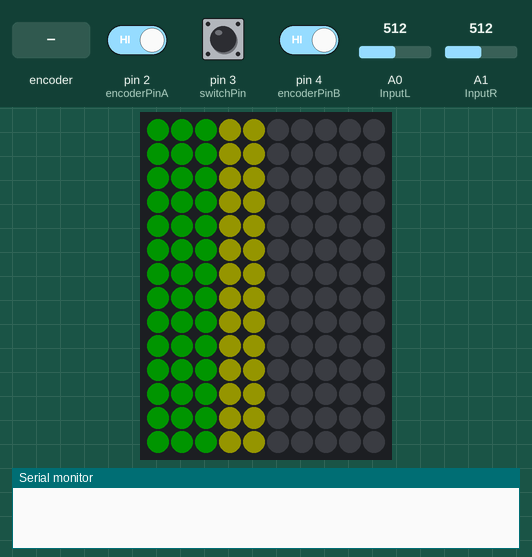
Simulated run of this sketch. Board: Arduino Uno, built with avr-gcc and run on an emulated ATmega328P. On the bench: 10×14 RGB LED matrix (first LED top left, wired row by row), the last lines printed to the serial monitor. The inputs (shaded band) are chosen by the test bench; at power-on: A0 (InputL) = 512, A1 (InputR) = 512, pin 2 (encoderPinA) HIGH, pin 3 (switchPin) HIGH, pin 4 (encoderPinB) HIGH. Dim RGB values are drawn brighter than linear.

Above: at 1.2 s.
1.3 s: rotary encoder on pin 2 (encoderPinA) / pin 4 (encoderPinB) turned 2 steps (second pin leading)
At 1.9 s:
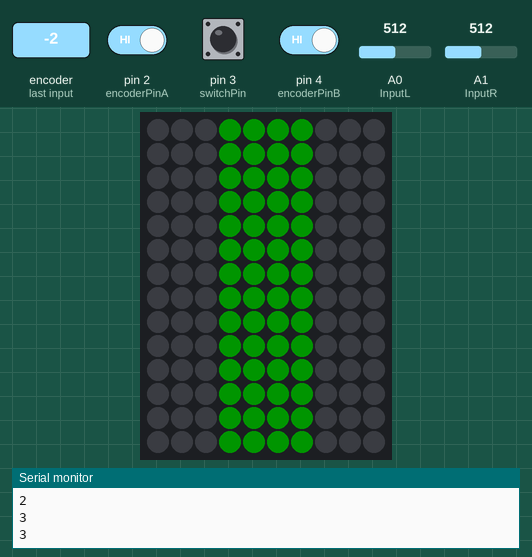
3.2 s: A0 (InputL) set to 306
At 4.2 s:
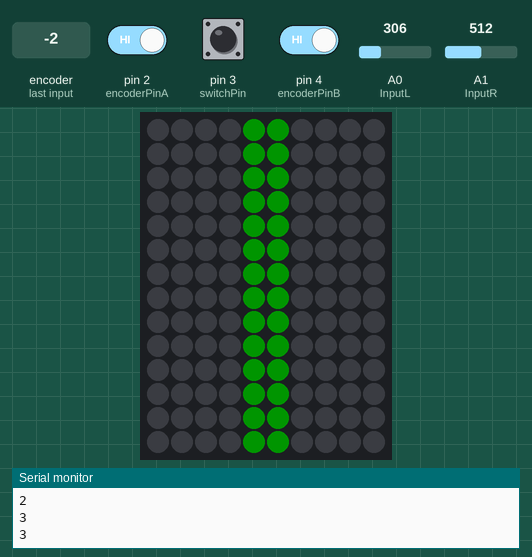
4.7 s: A1 (InputR) set to 199
6.2 s: A1 (InputR) set to 172
At 6.5 s:
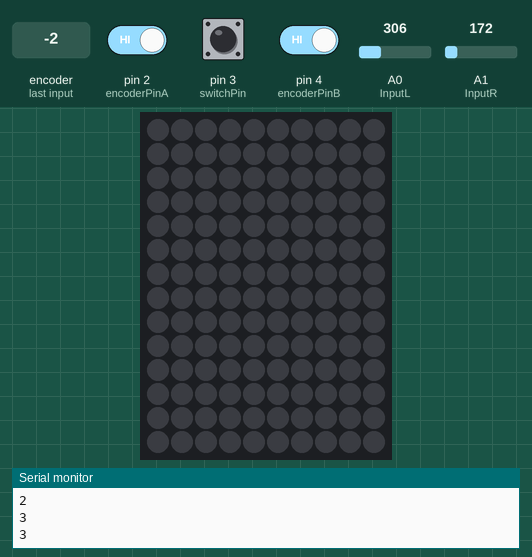
7.7 s: rotary encoder on pin 2 (encoderPinA) / pin 4 (encoderPinB) turned 3 steps (first pin leading)
At 8.7 s:
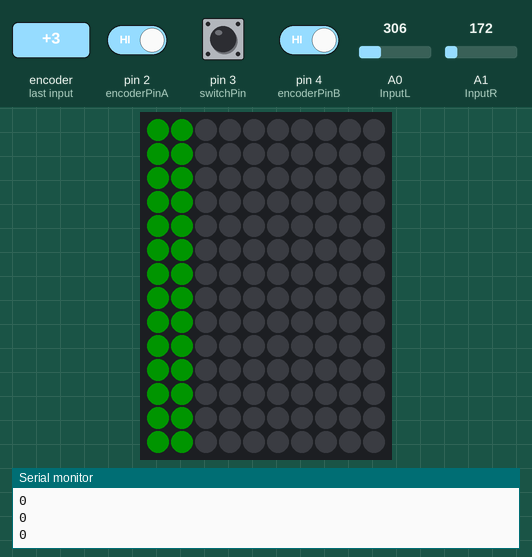
9.8 s: A0 (InputL) set to 122
At 10.4 s:
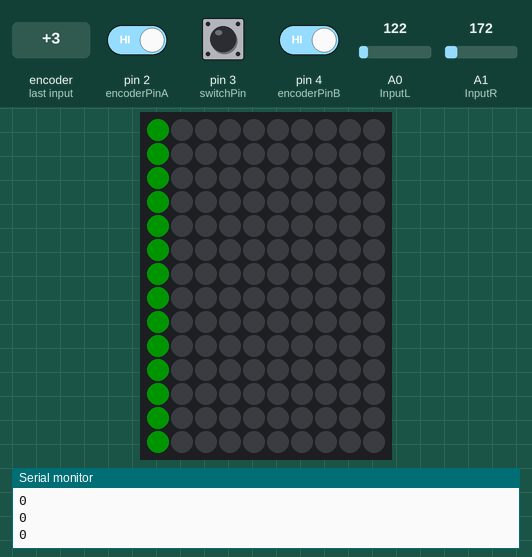
Timing chart, 0 to 12.3 s (numbered marks = the images above; inputs shaded):
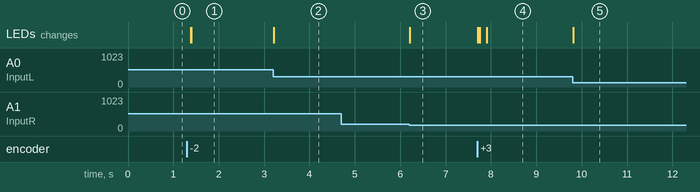

The sketch:

equalizer2.ino
```cpp
#include <FastLED.h>

// Parametri LED matricai
#define LED_PIN  5
#define COLOR_ORDER GRB
#define CHIPSET     WS2812B
#define BRIGHTNESS 20

// Params for width and height
const uint8_t kMatrixWidth = 10;
const uint8_t kMatrixHeight = 14;
// Param for different pixel layouts
const bool    kMatrixSerpentineLayout = true;

uint16_t XY( uint8_t x, uint8_t y)
{
  uint16_t i;

  if( kMatrixSerpentineLayout == false) {
    i = (y * kMatrixWidth) + x;
  }

  if( kMatrixSerpentineLayout == true) {
    if( y & 0x01) {
      // Odd rows run backwards
      uint8_t reverseX = (kMatrixWidth - 1) - x;
      i = (y * kMatrixWidth) + reverseX;
    } else {
      // Even rows run forwards
      i = (y * kMatrixWidth) + x;
    }
  }

  return i;
}
#define NUM_LEDS (kMatrixWidth * kMatrixHeight)
CRGB leds_plus_safety_pixel[ NUM_LEDS + 1];
CRGB* const leds( leds_plus_safety_pixel + 1);
uint16_t XYsafe( uint8_t x, uint8_t y)
{
  if( x >= kMatrixWidth) return -1;
  if( y >= kMatrixHeight) return -1;
  return XY(x,y);
}
//----------------------------------
//Parametri MSGEQ7
int Reset=10;
int Strobe=9;
int InputL=0;
int InputR=1;
//---------------------------------
//parametri RoteryEncoder
const int encoderPinA = 2;
const int encoderPinB = 4;
const int switchPin = 3;
//--------------------------------
int animation;  // animacijas rezims
int color;    // krasas rezims
bool mode;   // mode=0 - rezimu maina; mode=1 - krasas maina

void setup() {
  Serial.begin(9600);
  //---------
  FastLED.addLeds<CHIPSET, LED_PIN, COLOR_ORDER>(leds, NUM_LEDS).setCorrection(TypicalSMD5050);
  FastLED.setBrightness( BRIGHTNESS );
  //---------
  pinMode(Reset, OUTPUT);
  pinMode(Strobe, OUTPUT);
  pinMode(InputL, INPUT);
  pinMode(InputR, INPUT);
  attachInterrupt(digitalPinToInterrupt(encoderPinA), doEncoder, CHANGE); // interupt 0(pin2)
  pinMode(switchPin, INPUT);
  attachInterrupt(digitalPinToInterrupt(switchPin), doSwitch, RISING); // interupt 1(pin3)
  //-------------
  pinMode(encoderPinA,INPUT);
  pinMode(encoderPinB,INPUT);
  digitalWrite(encoderPinA, HIGH);
  digitalWrite(encoderPinB, HIGH);
  // reset equalizer
  digitalWrite(Reset, HIGH);
  delayMicroseconds(100);
  digitalWrite(Reset, LOW);
  digitalWrite(Strobe, HIGH);
  delayMicroseconds(40);
}

void doEncoder()
{
  if(mode==0){
    if(digitalRead(encoderPinA) == digitalRead(encoderPinB)){
      animation++;
      if(animation>3){
        animation=3;
      }
      Serial.println(animation);
    }
    else{
      animation--;
      if(animation<0){
        animation=0;
      }
      Serial.println(animation);
  }
  } else {
    if(digitalRead(encoderPinA) == digitalRead(encoderPinB)){
      color++;
      if(color>7){
        color=7;
      }
      Serial.println(color);
    }
    else{
      color--;
      if(color<0){
        color=0;
      }
      Serial.println(color);
    }
  }
}

void doSwitch(){
  mode= !mode;
}

void getcolor(int Cred[], int Cgreen[], int Cblue[]){
  if (color==0){
    if(animation==0 || animation==1  ){
      for(int a=0;a<4;a++){
        Cred[a]=0;
        Cgreen[a]=255;
        Cblue[a]=0;
      }
      for(int a=3;a<8;a++){
        Cred[a]=255;
        Cgreen[a]=255;
        Cblue[a]=0;
      }
      for(int a=8;a<10;a++){
        Cred[a]=255;
        Cgreen[a]=0;
        Cblue[a]=0;
      }
    } else {//if(animation==2 || animation==3){
        Cred[9]=255;
        Cgreen[9]=0;
        Cblue[9]=0;
        Cred[4]=255;
        Cgreen[4]=0;
        Cblue[4]=0;
      for(int a=2;a<4;a++){
        Cred[a]=255;
        Cgreen[a]=255;
        Cblue[a]=0;
      }
      for(int a=7;a<9;a++){
        Cred[a]=255;
        Cgreen[a]=255;
        Cblue[a]=0;
      }
      for(int a=0;a<2;a++){
        Cred[a]=0;
        Cgreen[a]=255;
        Cblue[a]=0;
      }
      for(int a=5;a<7;a++){
        Cred[a]=0;
        Cgreen[a]=255;
        Cblue[a]=0;
      }
    }

  } else if(color==1) {
    for(int a=0;a<10;a++){
        Cred[a]=0;
        Cgreen[a]=255;
        Cblue[a]=0;
      }
  } else if(color==2) {
    for(int a=0;a<10;a++){
        Cred[a]=0;
        Cgreen[a]=0;
        Cblue[a]=255;
      }
  } else if(color==3) {
    for(int a=0;a<10;a++){
        Cred[a]=255;
        Cgreen[a]=0;
        Cblue[a]=0;
      }
  } else if(color==4) {
    for(int a=0;a<10;a++){
        Cred[a]=255;
        Cgreen[a]=255;
        Cblue[a]=0;
      }
  } else if(color==5) {
    for(int a=0;a<10;a++){
        Cred[a]=0;
        Cgreen[a]=255;
        Cblue[a]=255;
      }
  } else if(color==6) {
    for(int a=0;a<10;a++){
        Cred[a]=255;
        Cgreen[a]=0;
        Cblue[a]=255;
      }
  } else if(color==7) {
    for(int a=0;a<10;a++){
        Cred[a]=255;
        Cgreen[a]=255;
        Cblue[a]=255;
      }
  }
}

void getdata(int ValueL[], int ValueR[]) {
    for (int i=0;i<7;i++){
      digitalWrite(Strobe, LOW);
      delayMicroseconds(20);
      ValueL[i]=analogRead(InputL);
      ValueL[i]=map(ValueL[i], 0, 1023, 0, 11);
      ValueR[i]=analogRead(InputR);
      ValueR[i]=map(ValueR[i], 0, 1023, 0, 11);
      delayMicroseconds(20);
      digitalWrite(Strobe, HIGH);
      delayMicroseconds(40);
    }
}

void steriomode(){
  int dataL[7];
  int dataR[7];
  getdata(dataL, dataR);
  int red[10];
  int green[10];
  int blue[10];
  getcolor(red, green, blue)  ;
  for (int y=0;y<7;y++){

    for (int x=0;x<10;x++){
      if (dataL[y]-1>=x){
        leds[ XYsafe( x, y ) ]  = CRGB(red[x],green[x],blue[x]);
      }else{
          leds[ XYsafe( x, y ) ]  = CRGB(0,0,0);
        }
    }
  }
  for (int y=7;y<14;y++){
    for (int x=0;x<10;x++){
      if (dataR[y-7]-1>=x){
        leds[ XYsafe( x, y ) ]  = CRGB(red[x],green[x],blue[x]);
      }else{
          leds[ XYsafe( x, y ) ]  = CRGB(0,0,0);
        }
    }
  }
  FastLED.show();
}

void monomode(){
  int dataL[7];
  int dataR[7];
  getdata(dataL, dataR);
  int data[7];
  for (int a=0;a<7;a++){
    data[a]=(dataL[a]+dataR[a])/2;
  }
  int red[10];
  int green[10];
  int blue[10];
  getcolor(red, green, blue);

  for (int y=0;y<14;y=y+2){

    for (int x=0;x<10;x++){
      if (data[y/2]-1>=x){
        leds[ XYsafe( x, y ) ]  = CRGB(red[x],green[x],blue[x]);
        leds[ XYsafe( x, y+1 ) ]  = CRGB(red[x],green[x],blue[x]);
      }else{
          leds[ XYsafe( x, y ) ]  = CRGB(0,0,0);
          leds[ XYsafe( x, y+1 ) ]  = CRGB(0,0,0);
        }
    }

  }
  FastLED.show();
}

void steriomode2(){
  int red[10];
  int green[10];
  int blue[10];
  getcolor(red, green, blue) ;
  int dataL[7];
  int dataR[7];
  getdata(dataL, dataR);
  for (int a=0;a<7;a++){
    dataL[a]=dataL[a]/2;
    dataR[a]=dataR[a]/2;
  }
  for (int y=0;y<7;y++){

    for (int x=4;x<10;x++){
      if (dataL[y]-1>=x-5){
        leds[ XYsafe( x, y ) ]  = CRGB(red[x],green[x],blue[x]);
      }else{
          leds[ XYsafe( x, y ) ]  = CRGB(0,0,0);
        }
    }
    for (int x=4;x>-1;x--){
      if (dataL[y]-1>=x){
        leds[ XYsafe( 4-x, y ) ]  = CRGB(red[x],green[x],blue[x]);
      }else{
          leds[ XYsafe( 4-x, y ) ]  = CRGB(0,0,0);
        }
    }

  }
  for (int y=7;y<14;y++){

    for (int x=4;x<10;x++){
      if (dataR[y-7]-1>=x-5){
        leds[ XYsafe( x, y ) ]  = CRGB(red[x],green[x],blue[x]);
      }else{
          leds[ XYsafe( x, y ) ]  = CRGB(0,0,0);
        }
    }
    for (int x=4;x>-1;x--){
      if (dataR[y]-1>=x){
        leds[ XYsafe( 4-x, y ) ]  = CRGB(red[x],green[x],blue[x]);
      }else{
          leds[ XYsafe( 4-x, y ) ]  = CRGB(0,0,0);
        }
    }

  }
  FastLED.show();
}

void monomode2(){
  int red[10];
  int green[10];
  int blue[10];
  getcolor(red, green, blue);
  int dataL[7];
  int dataR[7];
  getdata(dataL, dataR);
  for (int a=0;a<7;a++){
    dataL[a]=dataL[a]/2;
    dataR[a]=dataR[a]/2;
  }
  int data[7];
  for (int a=0;a<7;a++){
    data[a]=(dataL[a]+dataR[a])/2;
  }
  for (int y=0;y<14;y=y+2){

    for (int x=4;x<10;x++){
      if (data[y/2]-1>=x-5){
        leds[ XYsafe( x, y ) ]  = CRGB(red[x],green[x],blue[x]);
        leds[ XYsafe( x, y+1 ) ]  = CRGB(red[x],green[x],blue[x]);
      }else{
          leds[ XYsafe( x, y ) ]  = CRGB(0,0,0);
          leds[ XYsafe( x, y+1 ) ]  = CRGB(0,0,0);
        }
    }
    for (int x=4;x>-1;x--){
      if (data[y/2]-1>=x){
        leds[ XYsafe( 4-x, y ) ]  = CRGB(red[x],green[x],blue[x]);
        leds[ XYsafe( 4-x, y+1 ) ]  = CRGB(red[x],green[x],blue[x]);
      }else{
          leds[ XYsafe( 4-x, y ) ]  = CRGB(0,0,0);
          leds[ XYsafe( 4-x, y+1 ) ]  = CRGB(0,0,0);
        }
    }

  }
  FastLED.show();
}

void loop() {
  if(animation==0){
    monomode();
  } else if(animation==1) {
    steriomode();
  }else if(animation==2){
    steriomode2();
  }else {
    monomode2();
  }
}
```

Measured:
- the behaviour switches between 186 and 185 on A1 (InputR) (found by bisection; images 2 and 3)
- after the input at 1.3 s, the LEDs: first change after 0.08 s (image 1 shows a later state)
- after the input at 3.2 s, the LEDs: change at once (image 2)
- after the input at 4.7 s, every drawn part: stays the same
- after the input at 6.2 s, the LEDs: change at once (image 3)
- after the input at 7.7 s, the LEDs: first change at once (image 4 shows a later state)
- after the input at 9.8 s, the LEDs: change at once (image 5)
